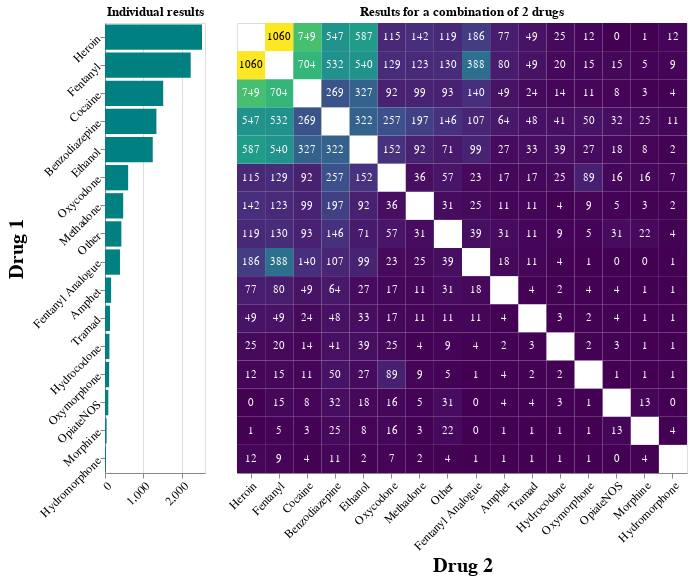

Notebook source saved alongside this figure:
### Markdown cell above
**Combination heatmap**

### Code cell
drug_overdose_comb = defaultdict(lambda: defaultdict(float))
drug_overdose_combrate = defaultdict(lambda: defaultdict(float))
unique_drugs_list = drug_overdose_wrangled_m['Drug'].unique()

drug_overdose_mpdrug = drug_overdose_wrangled_m.groupby(['Drug']).sum().drop(columns = 'Age')

for i in unique_drugs_list:
    for j in unique_drugs_list:
        if i != j:
            drug_overdose_comb[i][j] += drug_overdose_wrangled_p.loc[drug_overdose_wrangled_p.loc[: ,i] == 1, j].sum()
  
for i in drug_overdose_comb.keys():
    sum_keys = drug_overdose_mpdrug.loc[i].sum()
    for j in drug_overdose_comb[i].keys():
        drug_overdose_combrate[i][j] = drug_overdose_comb[j][i] / sum_keys

drug_overdose_comb_df = pd.DataFrame(drug_overdose_comb).reset_index().melt(id_vars = 'index',
                                                                           value_name = 'Count',
                                                                           var_name = 'Second drug')

drug_overdose_combrate_df = pd.DataFrame(drug_overdose_combrate).reset_index().melt(id_vars = 'index',
                                                                           value_name = 'Percentage',
                                                                           var_name = 'Second drug')

base = alt.Chart(drug_overdose_comb_df).encode(
    alt.X('index:N', title = 'Drug 2',
                          sort = ['Heroin', 'Any Opioid', 'Fentanyl', 'Cocaine', 'Benzodiazepine', 'Ethanol', 'Oxycodone',
                                 'Methadone', 'Other', 'Fentanyl Analogue', 'Amphet', 'Tramad', 'Hydrocodone',
                                  'Oxymorphone','OpiateNOS', 'Morphine', 'Hydromorphone']),
                    alt.Y('Second drug:N', title = '',
                          sort = ['Heroin', 'Any Opioid', 'Fentanyl', 'Cocaine', 'Benzodiazepine', 'Ethanol', 'Oxycodone',
                                 'Methadone', 'Other', 'Fentanyl Analogue', 'Amphet', 'Tramad', 'Hydrocodone',
                                  'Oxymorphone','OpiateNOS', 'Morphine', 'Hydromorphone'], axis = None),
                      tooltip = [alt.Tooltip('Second drug', title = 'Drug 1'),
                               alt.Tooltip('index', title = 'Drug 2'),
                               alt.Tooltip('Count', title = 'People who combined the 2 drugs')]
                )

positives_chart = base.mark_rect().encode(
                    alt.Color('Count:Q', scale=alt.Scale(scheme="viridis"), legend = None)
                )


text = base.mark_text(baseline='middle').encode(
    text='Count:Q',
    color=alt.condition(
        alt.datum.Count > 1000,
        alt.value('black'),
        alt.value('white')
    )
)

heatmap = (positives_chart + text).properties(
                    width = 450,
                    height = 450,
                    title = 'Results for a combination of 2 drugs'
                )




heatmap2 = (mp_drug | heatmap).configure_axis(
                    labelFontSize=12,
                    titleFontSize=20,
                    labelAngle = -45
                )


heatmap2.save("532_graph_overdose-count-by-2-drugs.html")
heatmap2

### Figure 1 — Vega-Lite specification as saved in the notebook (floating-point values rounded to 4 significant figures; data arrays with more than 128 entries replaced by an {"elided": "..."} marker saying what was removed)
{"$schema": "https://vega.github.io/schema/vega-lite/v3.4.0.json", "config": {"axis": {"labelAngle": -45, "labelFontSize": 12, "titleFontSize": 20}, "mark": {"tooltip": null}, "view": {"height": 300, "width": 400}}, "datasets": {"data-2ae7b7c62b7861996e81fe28e73381a0": [{"Drug": "Heroin", "Toxicity_test": 2522}, {"Drug": "Fentanyl", "Toxicity_test": 2228}, {"Drug": "Cocaine", "Toxicity_test": 1513}, {"Drug": "Benzodiazepine", "Toxicity_test": 1337}, {"Drug": "Ethanol", "Toxicity_test": 1242}, {"Drug": "Oxycodone", "Toxicity_test": 602}, {"Drug": "Methadone", "Toxicity_test": 473}, {"Drug": "Other", "Toxicity_test": 425}, {"Drug": "Fentanyl Analogue", "Toxicity_test": 389}, {"Drug": "Amphet", "Toxicity_test": 159}, {"Drug": "Tramad", "Toxicity_test": 130}, {"Drug": "Hydrocodone", "Toxicity_test": 115}, {"Drug": "Oxymorphone", "Toxicity_test": 108}, {"Drug": "OpiateNOS", "Toxicity_test": 86}, {"Drug": "Morphine", "Toxicity_test": 42}, {"Drug": "Hydromorphone", "Toxicity_test": 25}], "data-ad83cb8b1da240c9667a443750fefa7d": {"elided": "256 records"}}, "hconcat": [{"data": {"name": "data-2ae7b7c62b7861996e81fe28e73381a0"}, "encoding": {"tooltip": [{"field": "Drug", "title": "Drug", "type": "nominal"}, {"field": "Toxicity_test", "title": "People who took the drug", "type": "quantitative"}], "x": {"field": "Toxicity_test", "title": "", "type": "quantitative"}, "y": {"field": "Drug", "sort": {"field": "Toxicity_test", "order": "descending"}, "title": "Drug 1", "type": "nominal"}}, "height": 450, "mark": {"color": "teal", "type": "bar"}, "title": "Individual results", "width": 100}, {"data": {"name": "data-ad83cb8b1da240c9667a443750fefa7d"}, "height": 450, "layer": [{"encoding": {"color": {"field": "Count", "legend": null, "scale": {"scheme": "viridis"}, "type": "quantitative"}, "tooltip": [{"field": "Second drug", "title": "Drug 1", "type": "nominal"}, {"field": "index", "title": "Drug 2", "type": "nominal"}, {"field": "Count", "title": "People who combined the 2 drugs", "type": "quantitative"}], "x": {"field": "index", "sort": ["Heroin", "Any Opioid", "Fentanyl", "Cocaine", "Benzodiazepine", "Ethanol", "Oxycodone", "Methadone", "Other", "Fentanyl Analogue", "Amphet", "Tramad", "Hydrocodone", "Oxymorphone", "OpiateNOS", "Morphine", "Hydromorphone"], "title": "Drug 2", "type": "nominal"}, "y": {"axis": null, "field": "Second drug", "sort": ["Heroin", "Any Opioid", "Fentanyl", "Cocaine", "Benzodiazepine", "Ethanol", "Oxycodone", "Methadone", "Other", "Fentanyl Analogue", "Amphet", "Tramad", "Hydrocodone", "Oxymorphone", "OpiateNOS", "Morphine", "Hydromorphone"], "title": "", "type": "nominal"}}, "mark": "rect"}, {"encoding": {"color": {"condition": {"test": "(datum.Count > 1000)", "value": "black"}, "value": "white"}, "text": {"field": "Count", "type": "quantitative"}, "tooltip": [{"field": "Second drug", "title": "Drug 1", "type": "nominal"}, {"field": "index", "title": "Drug 2", "type": "nominal"}, {"field": "Count", "title": "People who combined the 2 drugs", "type": "quantitative"}], "x": {"field": "index", "sort": ["Heroin", "Any Opioid", "Fentanyl", "Cocaine", "Benzodiazepine", "Ethanol", "Oxycodone", "Methadone", "Other", "Fentanyl Analogue", "Amphet", "Tramad", "Hydrocodone", "Oxymorphone", "OpiateNOS", "Morphine", "Hydromorphone"], "title": "Drug 2", "type": "nominal"}, "y": {"axis": null, "field": "Second drug", "sort": ["Heroin", "Any Opioid", "Fentanyl", "Cocaine", "Benzodiazepine", "Ethanol", "Oxycodone", "Methadone", "Other", "Fentanyl Analogue", "Amphet", "Tramad", "Hydrocodone", "Oxymorphone", "OpiateNOS", "Morphine", "Hydromorphone"], "title": "", "type": "nominal"}}, "mark": {"baseline": "middle", "type": "text"}}], "title": "Results for a combination of 2 drugs", "width": 450}]}
